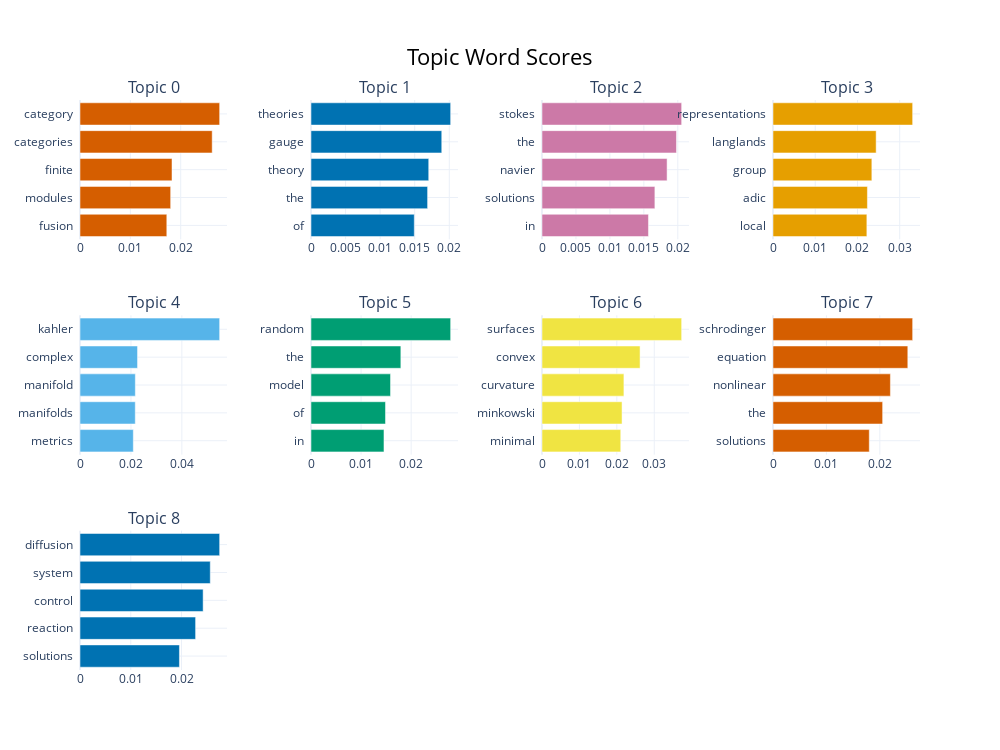

Notebook code cell kept with this figure:
### Code cell
## Identify the top 10 most frequent topics by common words:

topic_model.visualize_barchart(top_n_topics=9)

### Figure 1 — Plotly figure (JSON) as saved in the notebook; plotly's stock layout.template omitted (floating-point values rounded to 4 significant figures)
{"data": [{"marker": {"color": "#D55E00"}, "orientation": "h", "type": "bar", "x": [0.01724, 0.01801, 0.01827, 0.02626, 0.02774], "xaxis": "x", "y": ["fusion  ", "modules  ", "finite  ", "categories  ", "category  "], "yaxis": "y"}, {"marker": {"color": "#0072B2"}, "orientation": "h", "type": "bar", "x": [0.01494, 0.01687, 0.01703, 0.01891, 0.0202], "xaxis": "x2", "y": ["of  ", "the  ", "theory  ", "gauge  ", "theories  "], "yaxis": "y2"}, {"marker": {"color": "#CC79A7"}, "orientation": "h", "type": "bar", "x": [0.01568, 0.01663, 0.01842, 0.0198, 0.02057], "xaxis": "x3", "y": ["in  ", "solutions  ", "navier  ", "the  ", "stokes  "], "yaxis": "y3"}, {"marker": {"color": "#E69F00"}, "orientation": "h", "type": "bar", "x": [0.02222, 0.02236, 0.02341, 0.02442, 0.03307], "xaxis": "x4", "y": ["local  ", "adic  ", "group  ", "langlands  ", "representations  "], "yaxis": "y4"}, {"marker": {"color": "#56B4E9"}, "orientation": "h", "type": "bar", "x": [0.02094, 0.0217, 0.02173, 0.02259, 0.05483], "xaxis": "x5", "y": ["metrics  ", "manifolds  ", "manifold  ", "complex  ", "kahler  "], "yaxis": "y5"}, {"marker": {"color": "#009E73"}, "orientation": "h", "type": "bar", "x": [0.01458, 0.01488, 0.01588, 0.01795, 0.02789], "xaxis": "x6", "y": ["in  ", "of  ", "model  ", "the  ", "random  "], "yaxis": "y6"}, {"marker": {"color": "#F0E442"}, "orientation": "h", "type": "bar", "x": [0.02104, 0.02139, 0.02189, 0.02621, 0.03732], "xaxis": "x7", "y": ["minimal  ", "minkowski  ", "curvature  ", "convex  ", "surfaces  "], "yaxis": "y7"}, {"marker": {"color": "#D55E00"}, "orientation": "h", "type": "bar", "x": [0.01802, 0.02053, 0.02198, 0.02524, 0.02614], "xaxis": "x8", "y": ["solutions  ", "the  ", "nonlinear  ", "equation  ", "schrodinger  "], "yaxis": "y8"}, {"marker": {"color": "#0072B2"}, "orientation": "h", "type": "bar", "x": [0.01959, 0.02278, 0.02426, 0.02567, 0.02752], "xaxis": "x9", "y": ["solutions  ", "reaction  ", "control  ", "system  ", "diffusion  "], "yaxis": "y9"}], "layout": {"annotations": [{"font": {"size": 16}, "showarrow": false, "text": "Topic 0", "x": 0.0875, "xanchor": "center", "xref": "paper", "y": 1, "yanchor": "bottom", "yref": "paper"}, {"font": {"size": 16}, "showarrow": false, "text": "Topic 1", "x": 0.3625, "xanchor": "center", "xref": "paper", "y": 1, "yanchor": "bottom", "yref": "paper"}, {"font": {"size": 16}, "showarrow": false, "text": "Topic 2", "x": 0.6375, "xanchor": "center", "xref": "paper", "y": 1, "yanchor": "bottom", "yref": "paper"}, {"font": {"size": 16}, "showarrow": false, "text": "Topic 3", "x": 0.9125, "xanchor": "center", "xref": "paper", "y": 1, "yanchor": "bottom", "yref": "paper"}, {"font": {"size": 16}, "showarrow": false, "text": "Topic 4", "x": 0.0875, "xanchor": "center", "xref": "paper", "y": 0.6222, "yanchor": "bottom", "yref": "paper"}, {"font": {"size": 16}, "showarrow": false, "text": "Topic 5", "x": 0.3625, "xanchor": "center", "xref": "paper", "y": 0.6222, "yanchor": "bottom", "yref": "paper"}, {"font": {"size": 16}, "showarrow": false, "text": "Topic 6", "x": 0.6375, "xanchor": "center", "xref": "paper", "y": 0.6222, "yanchor": "bottom", "yref": "paper"}, {"font": {"size": 16}, "showarrow": false, "text": "Topic 7", "x": 0.9125, "xanchor": "center", "xref": "paper", "y": 0.6222, "yanchor": "bottom", "yref": "paper"}, {"font": {"size": 16}, "showarrow": false, "text": "Topic 8", "x": 0.0875, "xanchor": "center", "xref": "paper", "y": 0.2444, "yanchor": "bottom", "yref": "paper"}], "height": 750, "hoverlabel": {"bgcolor": "white", "font": {"family": "Rockwell", "size": 16}}, "showlegend": false, "title": {"font": {"color": "Black", "size": 22}, "text": "Topic Word Scores", "x": 0.5, "xanchor": "center", "yanchor": "top"}, "width": 1000, "xaxis": {"anchor": "y", "domain": [0, 0.175], "showgrid": true}, "xaxis10": {"anchor": "y10", "domain": [0.275, 0.45], "showgrid": true}, "xaxis11": {"anchor": "y11", "domain": [0.55, 0.725], "showgrid": true}, "xaxis12": {"anchor": "y12", "domain": [0.825, 1], "showgrid": true}, "xaxis2": {"anchor": "y2", "domain": [0.275, 0.45], "showgrid": true}, "xaxis3": {"anchor": "y3", "domain": [0.55, 0.725], "showgrid": true}, "xaxis4": {"anchor": "y4", "domain": [0.825, 1], "showgrid": true}, "xaxis5": {"anchor": "y5", "domain": [0, 0.175], "showgrid": true}, "xaxis6": {"anchor": "y6", "domain": [0.275, 0.45], "showgrid": true}, "xaxis7": {"anchor": "y7", "domain": [0.55, 0.725], "showgrid": true}, "xaxis8": {"anchor": "y8", "domain": [0.825, 1], "showgrid": true}, "xaxis9": {"anchor": "y9", "domain": [0, 0.175], "showgrid": true}, "yaxis": {"anchor": "x", "domain": [0.7556, 1], "showgrid": true}, "yaxis10": {"anchor": "x10", "domain": [0, 0.2444], "showgrid": true}, "yaxis11": {"anchor": "x11", "domain": [0, 0.2444], "showgrid": true}, "yaxis12": {"anchor": "x12", "domain": [0, 0.2444], "showgrid": true}, "yaxis2": {"anchor": "x2", "domain": [0.7556, 1], "showgrid": true}, "yaxis3": {"anchor": "x3", "domain": [0.7556, 1], "showgrid": true}, "yaxis4": {"anchor": "x4", "domain": [0.7556, 1], "showgrid": true}, "yaxis5": {"anchor": "x5", "domain": [0.3778, 0.6222], "showgrid": true}, "yaxis6": {"anchor": "x6", "domain": [0.3778, 0.6222], "showgrid": true}, "yaxis7": {"anchor": "x7", "domain": [0.3778, 0.6222], "showgrid": true}, "yaxis8": {"anchor": "x8", "domain": [0.3778, 0.6222], "showgrid": true}, "yaxis9": {"anchor": "x9", "domain": [0, 0.2444], "showgrid": true}}}
